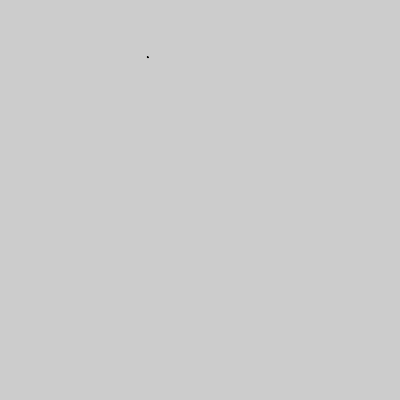
Frame 1 (no input)
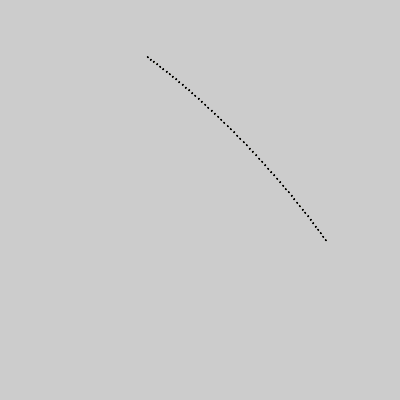
Frame 60 (the mouse pressed at the canvas centre just before this capture)
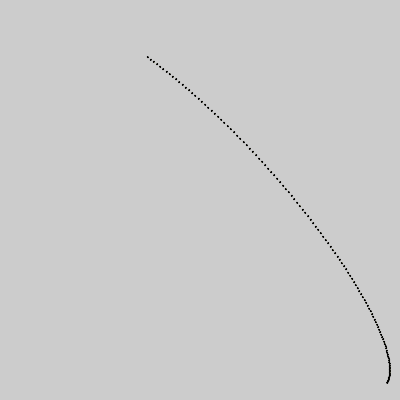
Frame 120 (the mouse held since frame 60 and released just before this capture)

The Processing sketch that drew these frames (run headless with seeded random() and noise(); from frame 60 on, the mouse is pressed at the canvas centre):

// Processing sketch: processing_26608
// ── processing_26608.pde

// Draws a Lissajous figures
// Based on code by Javier Romero 
// http://www.fjromero.com/processing/lissajous/

// 27 March 2011
// http://www.rupert.id.au/tutorials/processing/examples.php

int screen_width = 400;
int screen_height = 400;

/* Scale image and reduce by 10 pixels to remove from edge of screen */
int AX = (screen_width/2) - 10;
int BX = (screen_height/2) - 10;

/* Try different values for a & b */
// eg a=1, b=3; a=1, b=2; a = 3, b = 4; a=9, b=8; 

float a = 1.7;
float b = 1.8;
float delta = PI/2;

float x, y;
float t=10;
float inc_t = 0.01;

void setup(){
  smooth();
  fill(255);
  size(400,400);
  }

void draw(){
 // background(0);
  x = AX*sin(a*t + delta) + screen_width/2;
  y = BX*sin(b*t) + screen_height/2;
 
  fill(#ffff00);
  ellipse(x,y,1,1);
  
  t = t+inc_t;
  }

// Save tif when mouse is clicked
void mouseClicked(){
noLoop();
save("lissa_7.tif");
}               
